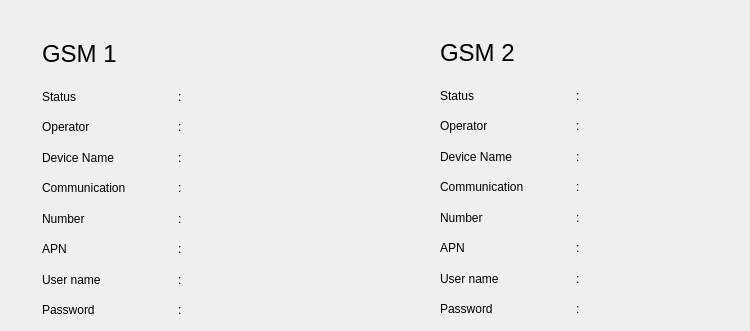
     <widget class="QWidget" name="tab_communication">
      <attribute name="title">
       <string>Communication</string>
      </attribute>
      <widget class="QWidget" name="layoutWidget_2">
       <property name="geometry">
        <rect>
         <x>42</x>
         <y>40</y>
         <width>301</width>
         <height>282</height>
        </rect>
       </property>
       <layout class="QGridLayout" name="gridLayout_7">
        <item row="0" column="0">
         <widget class="QLabel" name="label">
          <property name="text">
           <string>&lt;html&gt;&lt;head/&gt;&lt;body&gt;&lt;p&gt;&lt;span style=&quot; font-size:18pt;&quot;&gt;GSM 1&lt;/span&gt;&lt;/p&gt;&lt;/body&gt;&lt;/html&gt;</string>
          </property>
         </widget>
        </item>
        <item row="1" column="0">
         <layout class="QGridLayout" name="gridLayout_6">
          <property name="topMargin">
           <number>10</number>
          </property>
          <item row="0" column="0">
           <widget class="QLabel" name="label_2">
            <property name="minimumSize">
             <size>
              <width>130</width>
              <height>17</height>
             </size>
            </property>
            <property name="maximumSize">
             <size>
              <width>130</width>
              <height>17</height>
             </size>
            </property>
            <property name="text">
             <string>Status</string>
            </property>
           </widget>
          </item>
          <item row="2" column="0">
           <widget class="QLabel" name="label_4">
            <property name="minimumSize">
             <size>
              <width>130</width>
              <height>17</height>
             </size>
            </property>
            <property name="maximumSize">
             <size>
              <width>130</width>
              <height>17</height>
             </size>
            </property>
            <property name="text">
             <string>Device Name</string>
            </property>
           </widget>
          </item>
          <item row="0" column="1">
           <widget class="QLabel" name="label_7">
            <property name="minimumSize">
             <size>
              <width>5</width>
              <height>17</height>
             </size>
            </property>
            <property name="maximumSize">
             <size>
              <width>5</width>
              <height>17</height>
             </size>
            </property>
            <property name="text">
             <string>:</string>
            </property>
           </widget>
          </item>
          <item row="6" column="1">
           <widget class="QLabel" name="label_24">
            <property name="minimumSize">
             <size>
              <width>5</width>
              <height>17</height>
             </size>
            </property>
            <property name="maximumSize">
             <size>
              <width>5</width>
              <height>17</height>
             </size>
            </property>
            <property name="text">
             <string>:</string>
            </property>
           </widget>
          </item>
          <item row="4" column="1">
           <widget class="QLabel" name="label_11">
            <property name="minimumSize">
             <size>
              <width>5</width>
              <height>17</height>
             </size>
            </property>
            <property name="maximumSize">
             <size>
              <width>5</width>
              <height>17</height>
             </size>
            </property>
            <property name="text">
             <string>:</string>
            </property>
           </widget>
          </item>
          <item row="2" column="1">
           <widget class="QLabel" name="label_9">
            <property name="minimumSize">
             <size>
              <width>5</width>
              <height>17</height>
             </size>
            </property>
            <property name="maximumSize">
             <size>
              <width>5</width>
              <height>17</height>
             </size>
            </property>
            <property name="text">
             <string>:</string>
            </property>
           </widget>
          </item>
          <item row="1" column="0">
           <widget class="QLabel" name="label_3">
            <property name="minimumSize">
             <size>
              <width>130</width>
              <height>17</height>
             </size>
            </property>
            <property name="maximumSize">
             <size>
              <width>130</width>
              <height>17</height>
             </size>
            </property>
            <property name="text">
             <string>Operator</string>
            </property>
           </widget>
          </item>
          <item row="5" column="2">
           <widget class="QLabel" name="apn_1">
            <property name="minimumSize">
             <size>
              <width>141</width>
              <height>27</height>
             </size>
            </property>
           </widget>
          </item>
          <item row="1" column="2">
           <widget class="QLabel" name="opt_1">
            <property name="minimumSize">
             <size>
              <width>141</width>
              <height>27</height>
             </size>
            </property>
           </widget>
          </item>
          <item row="0" column="2">
           <widget class="QLabel" name="status_1">
            <property name="minimumSize">
             <size>
              <width>141</width>
              <height>27</height>
             </size>
            </property>
           </widget>
          </item>
          <item row="4" column="0">
           <widget class="QLabel" name="label_6">
            <property name="minimumSize">
             <size>
              <width>130</width>
              <height>17</height>
             </size>
            </property>
            <property name="maximumSize">
             <size>
              <width>130</width>
              <height>17</height>
             </size>
            </property>
            <property name="text">
             <string>Number</string>
            </property>
           </widget>
          </item>
          <item row="6" column="0">
           <widget class="QLabel" name="label_23">
            <property name="minimumSize">
             <size>
              <width>130</width>
              <height>17</height>
             </size>
            </property>
            <property name="maximumSize">
             <size>
              <width>130</width>
              <height>17</height>
             </size>
            </property>
            <property name="text">
             <string>User name</string>
            </property>
           </widget>
          </item>
          <item row="3" column="2">
           <widget class="QLabel" name="com_1">
            <property name="minimumSize">
             <size>
              <width>141</width>
              <height>27</height>
             </size>
            </property>
           </widget>
          </item>
          <item row="6" column="2">
           <widget class="QLabel" name="user_1">
            <property name="enabled">
             <bool>true</bool>
            </property>
            <property name="minimumSize">
             <size>
              <width>141</width>
              <height>27</height>
             </size>
            </property>
           </widget>
          </item>
          <item row="7" column="0">
           <widget class="QLabel" name="label_33">
            <property name="minimumSize">
             <size>
              <width>130</width>
              <height>17</height>
             </size>
            </property>
            <property name="maximumSize">
             <size>
              <width>130</width>
              <height>17</height>
             </size>
            </property>
            <property name="text">
             <string>Password</string>
            </property>
           </widget>
          </item>
          <item row="7" column="2">
           <widget class="QLabel" name="passwd_1">
            <property name="minimumSize">
             <size>
              <width>141</width>
              <height>27</height>
             </size>
            </property>
           </widget>
          </item>
          <item row="1" column="1">
           <widget class="QLabel" name="label_8">
            <property name="minimumSize">
             <size>
              <width>5</width>
              <height>17</height>
             </size>
            </property>
            <property name="maximumSize">
             <size>
              <width>5</width>
              <height>17</height>
             </size>
            </property>
            <property name="text">
             <string>:</string>
            </property>
           </widget>
          </item>
          <item row="4" column="2">
           <widget class="QLabel" name="number_1">
            <property name="enabled">
             <bool>true</bool>
            </property>
            <property name="minimumSize">
             <size>
              <width>141</width>
              <height>27</height>
             </size>
            </property>
           </widget>
          </item>
          <item row="2" column="2">
           <widget class="QLabel" name="device_1">
            <property name="minimumSize">
             <size>
              <width>141</width>
              <height>27</height>
             </size>
            </property>
           </widget>
          </item>
          <item row="3" column="0">
           <widget class="QLabel" name="label_5">
            <property name="minimumSize">
             <size>
              <width>130</width>
              <height>17</height>
             </size>
            </property>
            <property name="maximumSize">
             <size>
              <width>130</width>
              <height>17</height>
             </size>
            </property>
            <property name="text">
             <string>Communication</string>
            </property>
           </widget>
          </item>
          <item row="3" column="1">
           <widget class="QLabel" name="label_10">
            <property name="minimumSize">
             <size>
              <width>5</width>
              <height>17</height>
             </size>
            </property>
            <property name="maximumSize">
             <size>
              <width>5</width>
              <height>17</height>
             </size>
            </property>
            <property name="text">
             <string>:</string>
            </property>
           </widget>
          </item>
          <item row="5" column="0">
           <widget class="QLabel" name="label_25">
            <property name="minimumSize">
             <size>
              <width>130</width>
              <height>17</height>
             </size>
            </property>
            <property name="maximumSize">
             <size>
              <width>130</width>
              <height>17</height>
             </size>
            </property>
            <property name="text">
             <string>APN</string>
            </property>
           </widget>
          </item>
          <item row="7" column="1">
           <widget class="QLabel" name="label_26">
            <property name="minimumSize">
             <size>
              <width>5</width>
              <height>17</height>
             </size>
            </property>
            <property name="maximumSize">
             <size>
              <width>5</width>
              <height>17</height>
             </size>
            </property>
            <property name="text">
             <string>:</string>
            </property>
           </widget>
          </item>
          <item row="5" column="1">
           <widget class="QLabel" name="label_34">
            <property name="minimumSize">
             <size>
              <width>5</width>
              <height>17</height>
             </size>
            </property>
            <property name="maximumSize">
             <size>
              <width>5</width>
              <height>17</height>
             </size>
            </property>
            <property name="text">
             <string>:</string>
            </property>
           </widget>
          </item>
         </layout>
        </item>
       </layout>
      </widget>
      <widget class="QWidget" name="layoutWidget_3">
       <property name="geometry">
        <rect>
         <x>440</x>
         <y>39</y>
         <width>301</width>
         <height>282</height>
        </rect>
       </property>
       <layout class="QGridLayout" name="gridLayout_8">
        <item row="1" column="0">
         <layout class="QGridLayout" name="gridLayout_9">
          <property name="topMargin">
           <number>10</number>
          </property>
          <item row="2" column="1">
           <widget class="QLabel" name="label_19">
            <property name="maximumSize">
             <size>
              <width>5</width>
              <height>17</height>
             </size>
            </property>
            <property name="text">
             <string>:</string>
            </property>
           </widget>
          </item>
          <item row="6" column="0">
           <widget class="QLabel" name="label_28">
            <property name="minimumSize">
             <size>
              <width>130</width>
              <height>17</height>
             </size>
            </property>
            <property name="maximumSize">
             <size>
              <width>130</width>
              <height>17</height>
             </size>
            </property>
            <property name="text">
             <string>User name</string>
            </property>
           </widget>
          </item>
          <item row="4" column="0">
           <widget class="QLabel" name="label_17">
            <property name="minimumSize">
             <size>
              <width>130</width>
              <height>17</height>
             </size>
            </property>
            <property name="maximumSize">
             <size>
              <width>130</width>
              <height>17</height>
             </size>
            </property>
            <property name="text">
             <string>Number</string>
            </property>
           </widget>
          </item>
          <item row="4" column="1">
           <widget class="QLabel" name="label_18">
            <property name="maximumSize">
             <size>
              <width>5</width>
              <height>17</height>
             </size>
            </property>
            <property name="text">
             <string>:</string>
            </property>
           </widget>
          </item>
          <item row="3" column="0">
           <widget class="QLabel" name="label_20">
            <property name="minimumSize">
             <size>
              <width>130</width>
              <height>17</height>
             </size>
            </property>
            <property name="maximumSize">
             <size>
              <width>130</width>
              <height>17</height>
             </size>
            </property>
            <property name="text">
             <string>Communication</string>
            </property>
           </widget>
          </item>
          <item row="3" column="1">
           <widget class="QLabel" name="label_21">
            <property name="maximumSize">
             <size>
              <width>5</width>
              <height>17</height>
             </size>
            </property>
            <property name="text">
             <string>:</string>
            </property>
           </widget>
          </item>
          <item row="1" column="0">
           <widget class="QLabel" name="label_13">
            <property name="minimumSize">
             <size>
              <width>130</width>
              <height>17</height>
             </size>
            </property>
            <property name="maximumSize">
             <size>
              <width>130</width>
              <height>17</height>
             </size>
            </property>
            <property name="text">
             <string>Operator</string>
            </property>
           </widget>
          </item>
          <item row="1" column="1">
           <widget class="QLabel" name="label_14">
            <property name="maximumSize">
             <size>
              <width>5</width>
              <height>17</height>
             </size>
            </property>
            <property name="text">
             <string>:</string>
            </property>
           </widget>
          </item>
          <item row="4" column="2">
           <widget class="QLabel" name="number_2">
            <property name="minimumSize">
             <size>
              <width>141</width>
              <height>27</height>
             </size>
            </property>
           </widget>
          </item>
          <item row="2" column="2">
           <widget class="QLabel" name="device_2">
            <property name="minimumSize">
             <size>
              <width>141</width>
              <height>27</height>
             </size>
            </property>
           </widget>
          </item>
          <item row="3" column="2">
           <widget class="QLabel" name="com_2">
            <property name="minimumSize">
             <size>
              <width>141</width>
              <height>27</height>
             </size>
            </property>
           </widget>
          </item>
          <item row="1" column="2">
           <widget class="QLabel" name="opt_2">
            <property name="minimumSize">
             <size>
              <width>141</width>
              <height>27</height>
             </size>
            </property>
           </widget>
          </item>
          <item row="0" column="2">
           <widget class="QLabel" name="status_2">
            <property name="minimumSize">
             <size>
              <width>141</width>
              <height>27</height>
             </size>
            </property>
           </widget>
          </item>
          <item row="2" column="0">
           <widget class="QLabel" name="label_15">
            <property name="minimumSize">
             <size>
              <width>130</width>
              <height>17</height>
             </size>
            </property>
            <property name="maximumSize">
             <size>
              <width>130</width>
              <height>17</height>
             </size>
            </property>
            <property name="text">
             <string>Device Name</string>
            </property>
           </widget>
          </item>
          <item row="0" column="0">
           <widget class="QLabel" name="label_16">
            <property name="minimumSize">
             <size>
              <width>130</width>
              <height>17</height>
             </size>
            </property>
            <property name="maximumSize">
             <size>
              <width>130</width>
              <height>17</height>
             </size>
            </property>
            <property name="text">
             <string>Status</string>
            </property>
           </widget>
          </item>
          <item row="6" column="2">
           <widget class="QLabel" name="user_2">
            <property name="minimumSize">
             <size>
              <width>141</width>
              <height>27</height>
             </size>
            </property>
           </widget>
          </item>
          <item row="7" column="1">
           <widget class="QLabel" name="label_29">
            <property name="maximumSize">
             <size>
              <width>5</width>
              <height>17</height>
             </size>
            </property>
            <property name="text">
             <string>:</string>
            </property>
           </widget>
          </item>
          <item row="7" column="0">
           <widget class="QLabel" name="label_30">
            <property name="minimumSize">
             <size>
              <width>130</width>
              <height>17</height>
             </size>
            </property>
            <property name="maximumSize">
             <size>
              <width>130</width>
              <height>17</height>
             </size>
            </property>
            <property name="text">
             <string>Password</string>
            </property>
           </widget>
          </item>
          <item row="6" column="1">
           <widget class="QLabel" name="label_27">
            <property name="maximumSize">
             <size>
              <width>5</width>
              <height>17</height>
             </size>
            </property>
            <property name="text">
             <string>:</string>
            </property>
           </widget>
          </item>
          <item row="0" column="1">
           <widget class="QLabel" name="label_12">
            <property name="maximumSize">
             <size>
              <width>5</width>
              <height>17</height>
             </size>
            </property>
            <property name="text">
             <string>:</string>
            </property>
           </widget>
          </item>
          <item row="5" column="2">
           <widget class="QLabel" name="apn_2">
            <property name="minimumSize">
             <size>
              <width>141</width>
              <height>27</height>
             </size>
            </property>
           </widget>
          </item>
          <item row="5" column="1">
           <widget class="QLabel" name="label_35">
            <property name="maximumSize">
             <size>
              <width>5</width>
              <height>17</height>
             </size>
            </property>
            <property name="text">
             <string>:</string>
            </property>
           </widget>
          </item>
          <item row="5" column="0">
           <widget class="QLabel" name="label_36">
            <property name="minimumSize">
             <size>
              <width>130</width>
              <height>17</height>
             </size>
            </property>
            <property name="maximumSize">
             <size>
              <width>130</width>
              <height>17</height>
             </size>
            </property>
            <property name="text">
             <string>APN</string>
            </property>
           </widget>
          </item>
          <item row="7" column="2">
           <widget class="QLabel" name="passwd_2">
            <property name="minimumSize">
             <size>
              <width>141</width>
              <height>27</height>
             </size>
            </property>
           </widget>
          </item>
         </layout>
        </item>
        <item row="0" column="0">
         <widget class="QLabel" name="label_22">
          <property name="text">
           <string>&lt;html&gt;&lt;head/&gt;&lt;body&gt;&lt;p&gt;&lt;span style=&quot; font-size:18pt;&quot;&gt;GSM 2&lt;/span&gt;&lt;/p&gt;&lt;/body&gt;&lt;/html&gt;</string>
          </property>
         </widget>
        </item>
       </layout>
      </widget>
      <zorder>layoutWidget_3</zorder>
      <zorder>layoutWidget_2</zorder>
     </widget>
